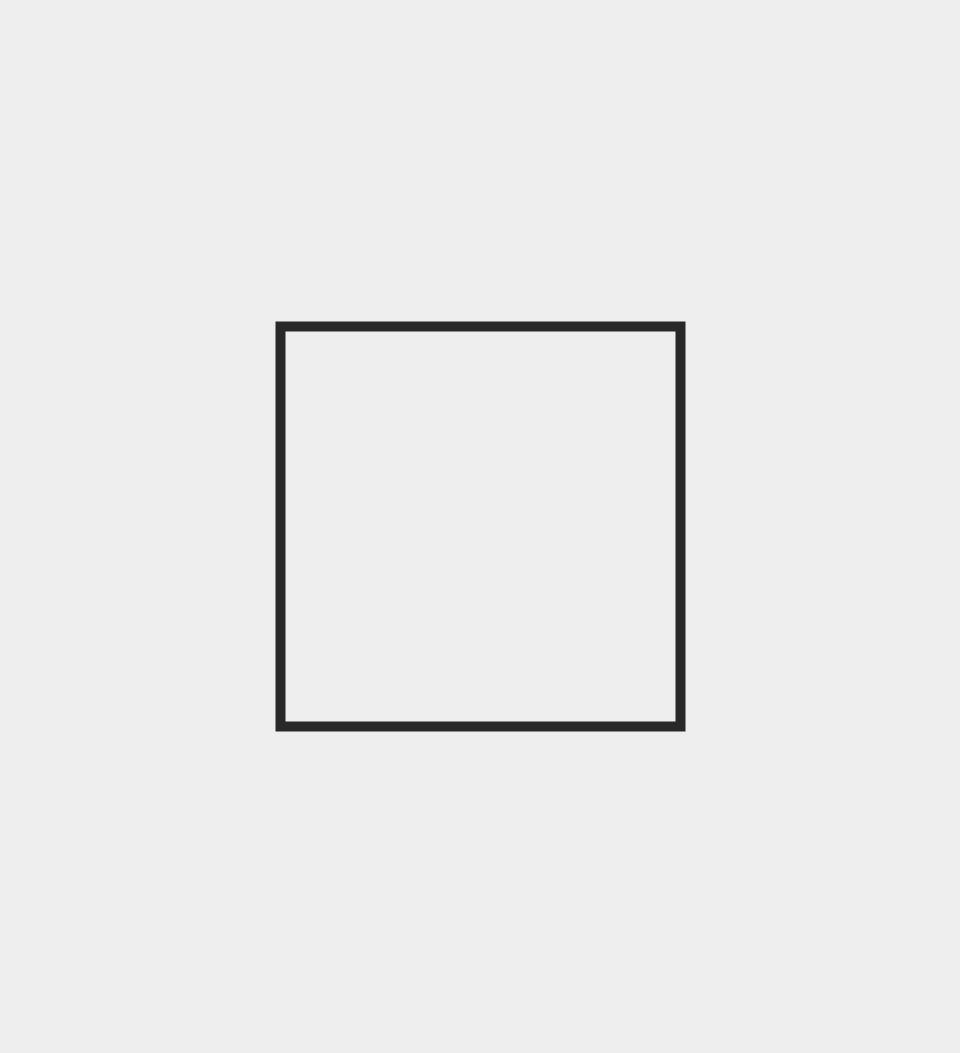
Frame 1 (no input)
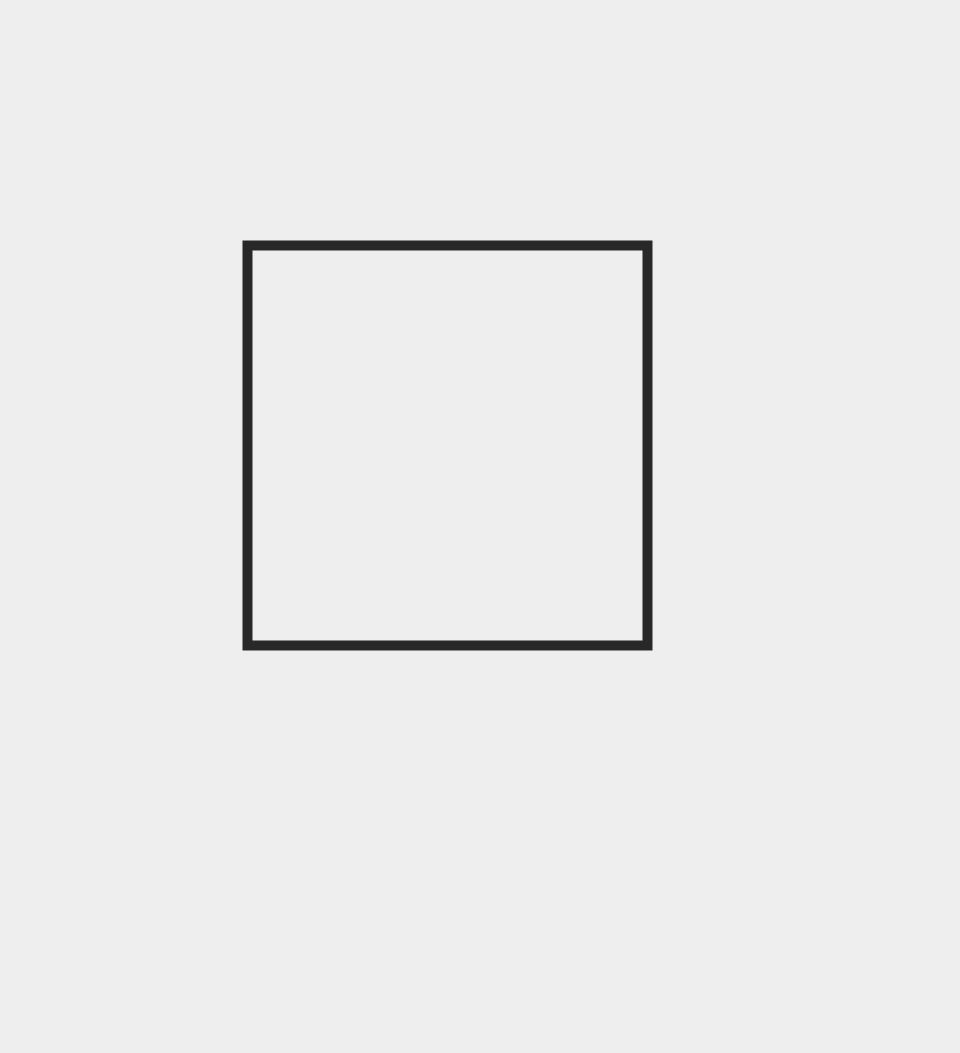
Frame 60 (the mouse pressed at the canvas centre just before this capture)
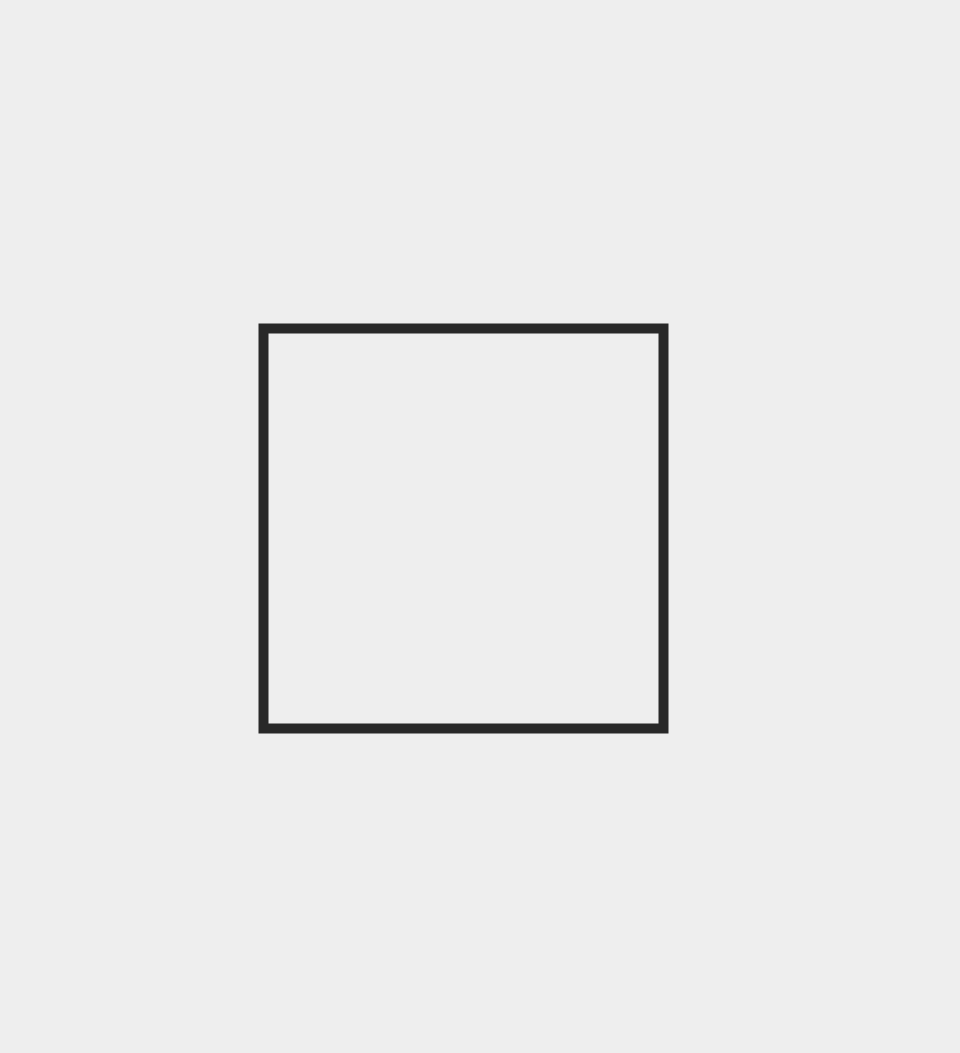
Frame 120 (the mouse held since frame 60 and released just before this capture)

The Processing sketch that drew these frames (run headless with seeded random() and noise(); from frame 60 on, the mouse is pressed at the canvas centre):

// Processing sketch: temblor_final
// ── temblor_final.pde
float x, y;
float dia=400;
float sw=10;

void setup() {
    size(960,1053);
    surface.setLocation(957,0);
    rectMode(CENTER);
    noFill();
    stroke(#282828);
    strokeWeight(sw);

    x=width/2;
    y=height/2;
}

void draw() {
    background(#eeeeee);
    rect(x,y,dia,dia);
    
    x+=random(-10,10);
    y+=random(-10,10);
    
    x = constrain(x, dia/2-sw/2, width-dia/2-sw/2);
    y = constrain(y, dia/2-sw/2, height-dia/2-sw/2);
}
